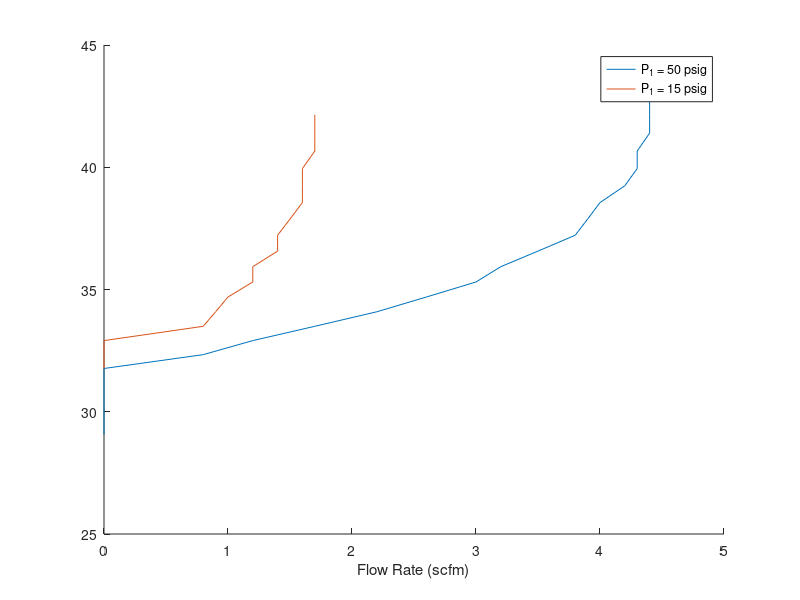
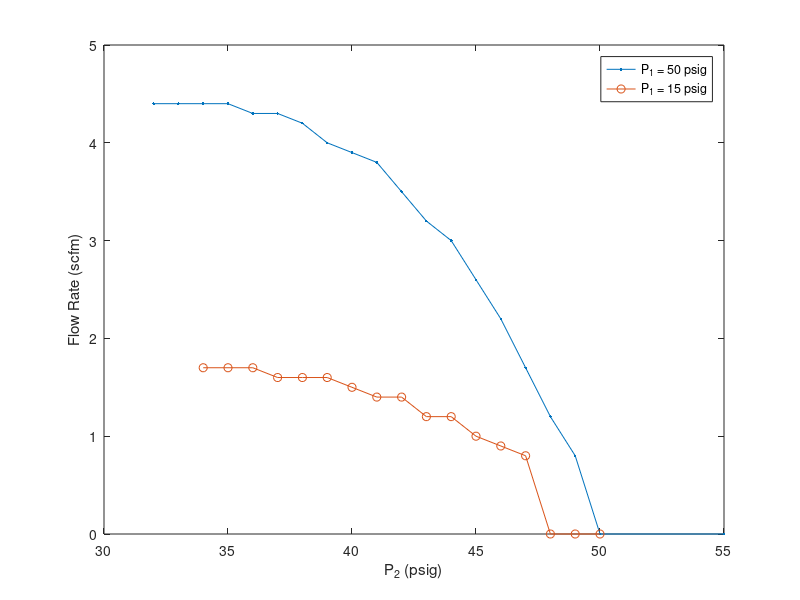

MATLAB code to generate these figures, in order:
function air_conditioner

C_power = 3.6; %kWh/rev
B_meter = 14.4; %kWh/rev
pulse_scale = 0.03204; %Convert refrigerant flow to gph (who the fuck uses gallons)
P_atm = 14.7;

% TC 1 – Intake air temperature
% TC 2 – Intake wet bulb temperature
% TC 3 – Intake dry bulb temperature
% TC 4 – Condensate exiting evaporator
% TC 5 – High side refrigerant (liquid entering expansion valve from compressor)
% TC 6 – Low side refrigerant (vapor leaving the evaporator coils & returning to compressor)
% TC 7 – Exit wet bulb temperature (between evaporator and blower)
% TC 8 – Exit dry bulb temperature (between evaporator and blower)
% TC 9 – Exit temperature (at the blower)

%%Low flow rate data
T = [72.6, 73.3, 66.4, 61.9, 79.2, 55.7, 47.6, 50.6, 52.5]; %F
H_air = [20.5, 19.7]; %Enthalpy of air going into and out of evaporator, Btu/lb-dry
H_refrig = [20.045, 35.771]; %Enthalpy of refrigerant going into and out of evaporator, kJ/mol
comp_time = 8.89; %s
blow_time = 231.5; %s
power = calc_power([C_power, B_meter],[comp_time,blow_time]); %kW
ref_flow = 758; %Refrigerant pulse

%Coefficient of performance
[CoP] = coeff_performance(ref_flow, H_refrig, power);
fprintf('Coefficient of performance, high flow rate: %f\n',CoP)

Anemometer = 1.22;
humidity_in = 0.638;
humidity_out = 0.973;
pressure_1 = 65 + P_atm;
pressure_2 = 195 + P_atm;
condense_flow = 362/378; %mL/s

%%High flow rate data
T = [72.8, 73.3, 66.3, 63.9, 80.8, 61.3, 56.4, 57.8, 59.8]; %F
H_air = [20.5, 21.5];
H_refrig = [20.129, 35.879];
comp_time = 8.53; %s
blow_time = 144.5; %s
power = calc_power([C_power, B_meter],[comp_time,blow_time]); %kW
ref_flow = 843; %Refrigerant pulse

%Coefficient of performance
[CoP] = coeff_performance(ref_flow, H_refrig, power);
fprintf('Coefficient of performance, low flow rate: %f\n',CoP)

Anemometer = 1.44;
humidity_in = 0.650;
humidity_out = 0.955;
pressure_1 = 73 + P_atm;
pressure_2 = 203 + P_atm;
condense_flow = 229/270;

%%Expansion valve data
%P1 = 50
P2_50 = [55,50:-1:32]; %psig
P2_50a = P2_50 + 14.7; % psia
flow_rate_50 = [0,0,0.8,1.2,1.7,2.2,2.6,3.0,3.2,3.5,3.8,3.9,4.0,4.2,4.3,4.3,4.4,4.4,4.4,4.4]; %scfm

%P1 = 15
P2_15 = 50:-1:34; % psig
P2_15a = P2_15 + 14.7; % psia
flow_rate_15 = [0,0,0,0.8,0.9,1.0,1.2,1.2,1.4,1.4,1.5,1.6,1.6,1.6,1.7,1.7,1.7];

counter = 0;
for i = P2_50
    % Room temperature about 294.26
    counter = counter + 1;
    zero_fun = @(T)(r22_sat_pressure(T) - i);
    Tsat_vec_50(counter) = fzero(zero_fun,294.26);
end

counter = 0;
for n = P2_15
    % Room temperature about 294.26
    counter = counter + 1;
    zero_fun = @(T)(r22_sat_pressure(T) - n);
    Tsat_vec_15(counter) = fzero(zero_fun,294.26);
end

super_heat_vec_50 = (294.26 - Tsat_vec_50);
super_heat_vec_15 = (294.26 - Tsat_vec_15);

figure(1)
hold on
plot(flow_rate_50,super_heat_vec_50)
plot(flow_rate_15,super_heat_vec_15)
legend('P_1 = 50 psig','P_1 = 15 psig')
xlabel('Flow Rate (scfm)')

figure(2)
plot(P2_50,flow_rate_50,'.-',P2_15,flow_rate_15,'o-')
ylabel('Flow Rate (scfm)')
xlabel('P_2 (psig)')
legend('P_1 = 50 psig','P_1 = 15 psig')

end

function [CoP] = coeff_performance(refrig_pulse, H_refrig, power)

refrig_flow = molar_flow_rate_refrig(refrig_pulse); %mol/s
Qc = refrig_flow*(H_refrig(2) - H_refrig(1)); %kJ/s
CoP = Qc/power; %dimensionless

end

function [flow_rate] = molar_flow_rate_refrig(pulse)

flow_rate = (pulse*0.03204*0.000001052*1184)/0.08647; %mol/s

end

function [power] = calc_power(power_per_rev, rev_time)
%Compute total power input, power_per_rev in kWh/rev, rev_time in s

power = sum(power_per_rev./(rev_time./3600));

end

function ac_performance()

end

function out = r22_sat_pressure(T)
% Antoine equation (temp in K)
% Constants found on Nist Webbook based on Stull 1947
A = 4.36567;
B = 947.577;
C = -14.964;
logP = A - (B/(T+C));
out = 10^(logP); % bar
out = out * 14.5038; % bar to psi

end

function [velocity] = anemometer_cal(pulse)

velocity = 12.02*pulse^2 - 13.627*pulse + 3.7286;

end
